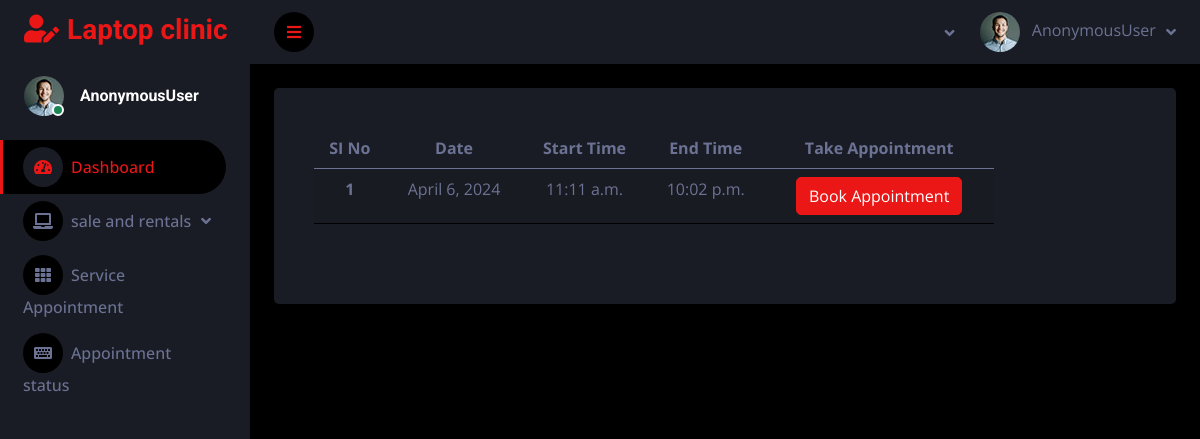
The page /schedule_cus on the database as committed earlier.
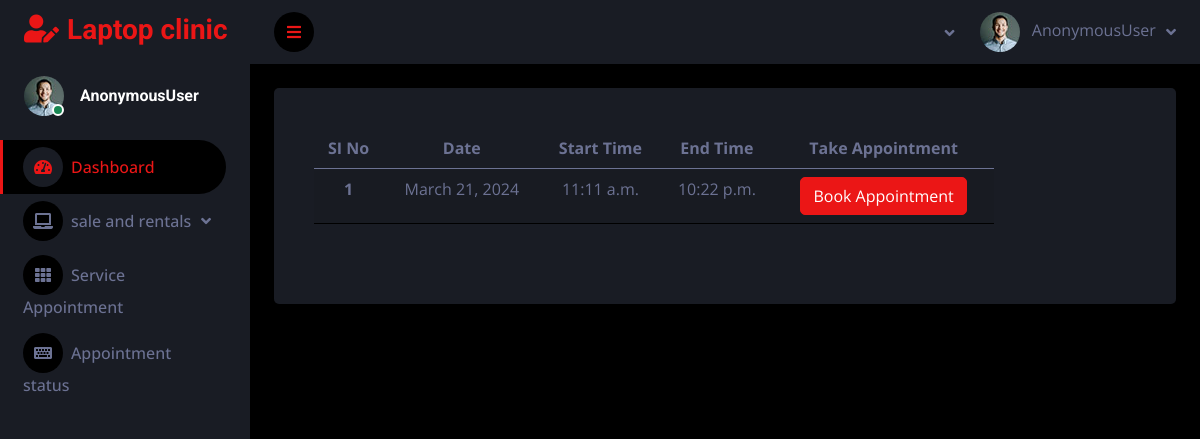
The same page on the database as committed later.
### service_app/models.py (models this page shows)
class AppointmentSchedule(models.Model):
    date = models.DateField()
    start_time = models.TimeField()
    end_time = models.TimeField()

### service_app/customer_views.py (the view)
# urls.py: path("schedule_cus",customer_views.schedule_cus,name="schedule_cus"),
def schedule_cus(request):
    s = AppointmentSchedule.objects.all()
    context = {
        'schedule': s,
    }
    return render(request, 'customer/cus_schedule.html', context)

### templates/customer/cus_schedule.html (shortened to what this page needs)
<!DOCTYPE html>
{% extends 'customer_dash.html' %}
{% block content %}
<div class="col-lg-10">
        <div class="card-body">
            <table class="table table-striped">
                <thead>
                <tr>
                    <th scope="col">SI No</th>
                    <th scope="col">Date</th>
                    <th scope="col">Start Time</th>
                    <th scope="col">End Time</th>
                    <th scope="col">Take Appointment</th>
                </tr>
                </thead>
                <tbody>
                {% for n in schedule %}
                <tr>
                    <th scope="row">{{forloop.counter}}</th>
                    <td>{{n.date}}</td>
                    <td>{{n.start_time}}</td>
                    <td>{{n.end_time}}</td>
                    <td>
                        <a href="{% url 'take_appointment' n.id %}">
                            <button type="button" class="btn btn-primary">Book Appointment</button>
                        </a>
                    </td>
                </tr>
                {% empty %}
                <tr>
                    <td colspan="7"><h3>No Results Found</h3></td>
                </tr>
                {% endfor %}
                </tbody>
            </table>
        </div>
    </div>
</div>
{% endblock %}

Rows that differ between the two databases and show on the page:
removed AppointmentSchedule: date "April 6, 2024", start_time "11:11 a.m.", end_time "10:02 p.m."
added AppointmentSchedule: date "March 21, 2024", start_time "11:11 a.m.", end_time "10:22 p.m."
